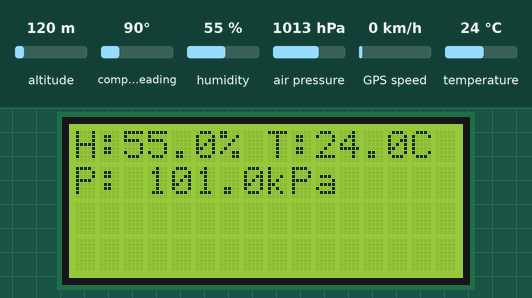
Recording of a program running on a simulated Arduino Nano, built with avr-gcc and run on an emulated ATmega328P. Parts: 16×4 character LCD. The test bench sets the inputs (shaded band); at power-on: humidity 55 %, air pressure 1013 hPa, temperature 24 °C, altitude 120 m, compass heading 90°, GPS speed 0 km/h. The GPS gets a fix after 3 s at 37.7749, -122.4194 with 8 satellites; not simulated (calls return 0 or success): ../include/secrets.h.

Above: at 8.7 s.
8.8 s: humidity set to 22 %
At 11.5 s:
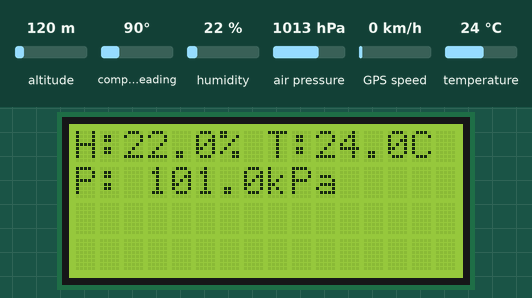
12.7 s: air pressure set to 952 hPa
At 14.9 s:
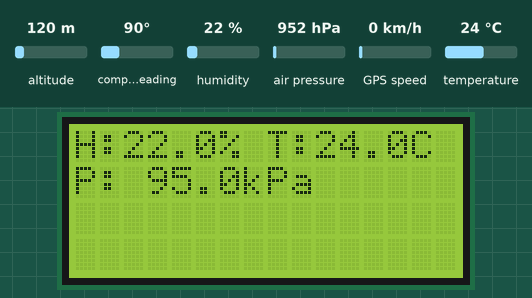
15.7 s: temperature set to 12 °C
At 18.4 s:
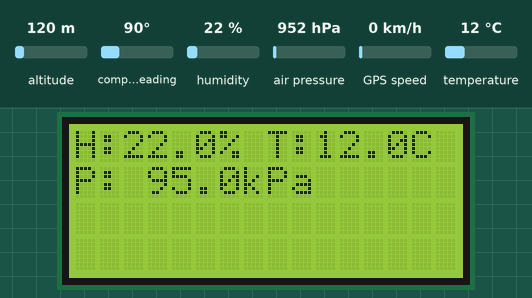
18.7 s: air pressure set to 975 hPa
At 20.7 s:
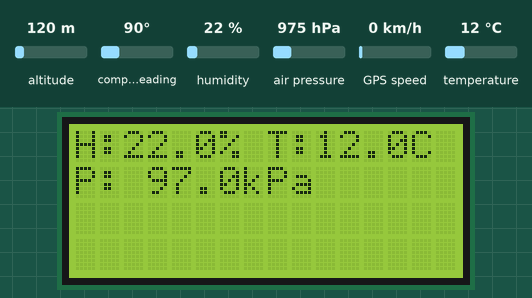
23.3 s: humidity set to 40 %
At 24.3 s:
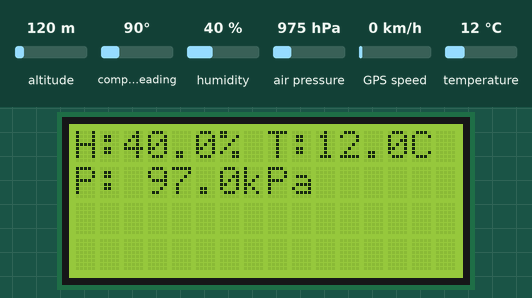
Timing chart, 0 to 25.8 s (numbered marks = the images above; inputs shaded):
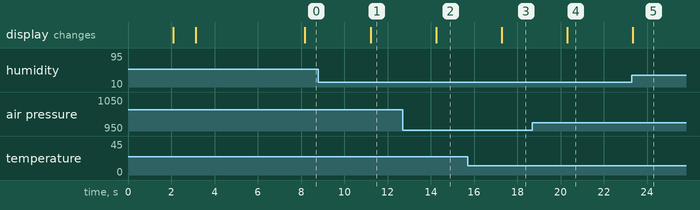

The program:

main.cpp
```cpp
#include <Arduino.h>
#include <SoftwareSerial.h>
#include <LiquidCrystal_I2C.h>
#include <DHT.h>
#include <ArduinoJson.h>
#include <TimeLib.h>
#include <TinyGPS++.h>
#include <Adafruit_BMP085.h>
#include "../include/secrets.h"

#include <Wire.h>

LiquidCrystal_I2C lcd(0x27,16,4);     // Set the LCD address to 0x27 for a 16 chars and 2 line display

#define DHTPIN 5                      // Digital pin connected to the DHT sensor
#define DHTTYPE DHT22                 // KY-015 -> DHT11, AM2302 -> DHT22. WOKWI just has DHT22
DHT dht(DHTPIN, DHTTYPE);             // Set dht sensor pin and type

Adafruit_BMP085 bmp;                  // Set bmp sensor

// #define DEBUG_GPS                     // Sets fixed values defined in secrets.h; comment out to run GPS setup

#ifndef DEBUG_GPS
  #define GPSRX 12                      // Digital pin connected that will act as the Arduino RX, connected to the GPS module TX
  #define GPSTX 11                      // Digital pin connected that will act as the Arduino TX, connected to the GPS module RX

  SoftwareSerial GPSSerial(GPSRX, GPSTX);
  TinyGPSPlus GPS;
#endif

const char deviceID[] = "nano-001";
double latitude;
double longitude;

float humidity;
float temperature;
float pressure;

unsigned long measurement_millis {millis()};
const unsigned int measurement_interval {3000};

void clear_serial_read_buffer() {
  while (Serial.available() > 0) {
    Serial.read();
  }
}


void update_measurements(){
  humidity = dht.readHumidity();          // Default: %
  temperature = dht.readTemperature();    // Default: Celsius
  pressure = bmp.readPressure() / 1000;   // Default: Pascal (kPa when divided)
  measurement_millis = millis();
}


void display_measurements(){
  lcd.clear();
  lcd.setCursor(0,0);

  if (isnan(humidity) || isnan(temperature)) {
    lcd.print(F("DHT FAILURE"));
    return;
  }

  if (isnan(pressure)) {
    lcd.print(F("BMP FAILURE"));
    return;
  }

  lcd.print(F("H:"));
  lcd.print(humidity, 1);
  lcd.print(F("%"));
  lcd.print(F(" "));
  lcd.print(F("T:"));
  lcd.print(temperature, 1);
  lcd.print(F("C"));
  lcd.setCursor(0,1);
  lcd.print(F("P: "));
  lcd.print(pressure, 1);
  lcd.print(F("kPa"));
}


void send_measurements(String _request){
  unsigned long request_millis = millis();
  JsonDocument request_doc;
  deserializeJson(request_doc, _request);
  time_t request_timestamp = request_doc["time"];

  JsonDocument response_doc;
  response_doc["device"] = deviceID;
  response_doc["location"]["latitude"] = latitude;
  response_doc["location"]["longitude"] = longitude;
  response_doc["request_timestamp"] = request_timestamp;
  response_doc["measurement"]["humidity"] = humidity;
  response_doc["measurement"]["temperature"] = temperature;
  response_doc["measurement"]["pressure"] = pressure;
  response_doc["measurement"]["timestamp"] = request_timestamp - (request_millis - measurement_millis)/1000;
  serializeJson(response_doc, Serial);
  Serial.println();
}


void setup() {
  lcd.init();
  lcd.backlight();

  if (WOKWI)
    lcd.print(F("SIMULATION"));
  else
    lcd.print(F("PHYSICAL DEVICE"));

  delay(2000);

  Serial.begin(115200);

  // GPS Setup

  #ifndef DEBUG_GPS
    lcd.clear();
    lcd.setCursor(0,0);
    lcd.print(F("CONNECTING GPS"));

    GPSSerial.begin(9600);

    while (!GPS.location.isValid()){
      while (GPSSerial.available() > 0){
        GPS.encode(GPSSerial.read());
        if (GPS.location.isValid()){
          break;
        }
      }
    }

    latitude = GPS.location.lat();
    longitude = GPS.location.lng();

    GPSSerial.end();
  #else
    latitude = SECRETS_LATITUDE;
    longitude = SECRETS_LONGITUDE;
  #endif

  lcd.clear();
  lcd.setCursor(0,0);
  lcd.print(F("Lat: "));
  lcd.print(latitude);

  lcd.setCursor(0,1);
  lcd.print(F("Lng: "));
  lcd.print(longitude);
  delay(2000);

  dht.begin();
  bmp.begin();
  clear_serial_read_buffer();           // Clear device read buffer just in case
}

void loop() {
  // clear_serial_read_buffer();
  unsigned long start_time = millis();

  while(millis() - start_time < measurement_interval){
    if(Serial.available() > 0){
      String request = Serial.readStringUntil('\n');
      send_measurements(request);
    }
  }
  update_measurements();
  display_measurements();
}
```

Measured:
- after the input at 8.8 s, the display: changes after 2.4 s (image 1)
- after the input at 12.7 s, the display: changes after 1.5 s (image 2)
- after the input at 15.7 s, the display: changes after 1.6 s (image 3)
- after the input at 18.7 s, the display: changes after 1.6 s (image 4)
- after the input at 23.3 s, the display: changes after 0.05 s (image 5)
